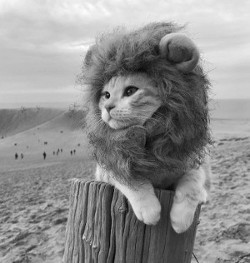
#> input picture Image Processing/simba.png, 250 x 263 px
$ python main.py
#> lines starting #> are read from the running program, lines starting #| are printed output that depends on the picture
from PIL import Image,ImageFilter
import numpy as np
import matplotlib.pyplot as plt
#import sys

#print(sys.version)

Img=Image.open("simba.png")
#> Img is the input picture: PIL image 250x263 L; min 4, max 255, mean 144.8
img=np.array(Img)
Img.show()

imin,imax=200,255
img2=[[255*(img[y][x]-imin)/(imax-imin) for x in range(len(img[0]))] for y in range(len(img))]
#> img2 = 263 items

noise=np.random.normal(0,7,img.shape)
Img3=Image.fromarray(img+noise).convert("L")
Img3.show()
Img3.filter(ImageFilter.BoxBlur(1)).show()
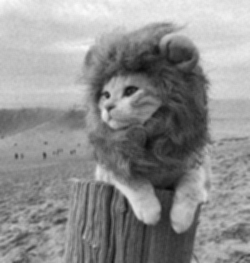
#> shown: PIL image 250x263 L; min 7, max 250, mean 144.2
Img3.show()

# [23 lines of commented-out code are left out]

n,bins,patches=plt.hist(img.flatten(),bins=range(256))
#> n = 255 values, max 601 at index 194, min 0 at index 0, mean 257.8; bins = 256 values from 0 to 255; patches = 255 items
plt.show()
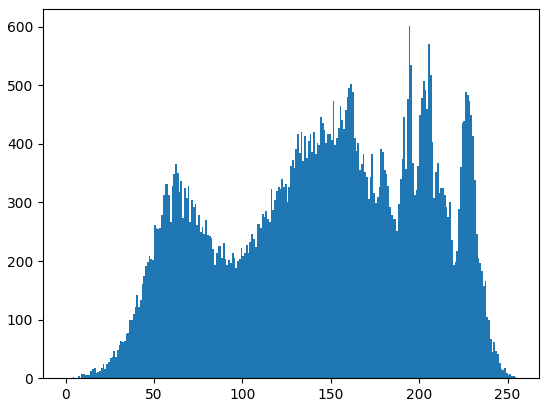
#> figure drawn by matplotlib, 1 panel; tallest bar 601 high, from x = 194 to 195
